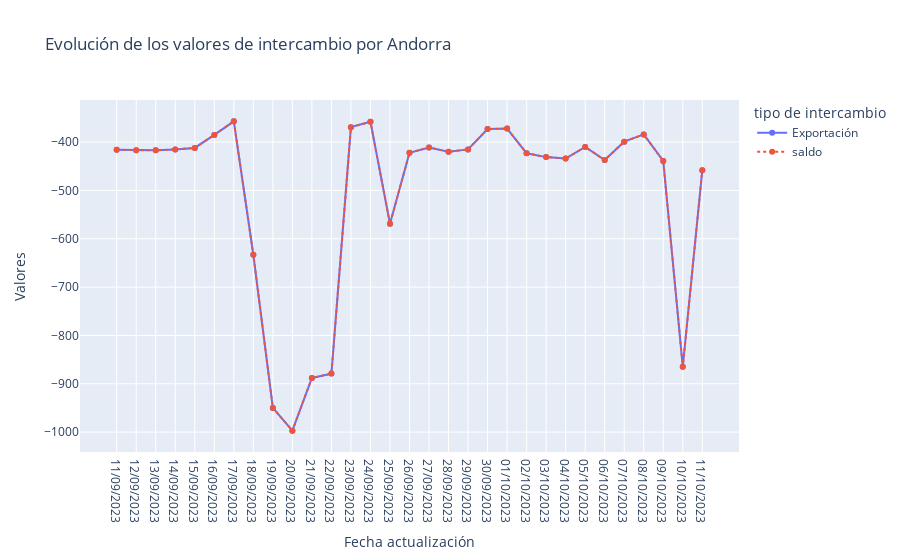

Notebook source saved alongside this figure:
### Code cell
fig = px.line(df_intercambio[df_intercambio['nombre'] == 'Andorra'], 
              x='Fecha actualización', y='Valores', color='tipo de intercambio',
              line_group='tipo de intercambio',
              title='Evolución de los valores de intercambio por Andorra',
              markers=True,  
              line_dash='tipo de intercambio')  

fig.show()

### Figure 1 — Plotly figure (JSON) as saved in the notebook; plotly's stock layout.template omitted (floating-point values rounded to 4 significant figures)
{"data": [{"hovertemplate": "tipo de intercambio=Exportación<br>Fecha actualización=%{x}<br>Valores=%{y}<extra></extra>", "legendgroup": "Exportación", "line": {"color": "#636efa", "dash": "solid"}, "marker": {"symbol": "circle"}, "mode": "lines+markers", "name": "Exportación", "orientation": "v", "showlegend": true, "type": "scatter", "x": ["11/09/2023", "12/09/2023", "13/09/2023", "14/09/2023", "15/09/2023", "16/09/2023", "17/09/2023", "18/09/2023", "19/09/2023", "20/09/2023", "21/09/2023", "22/09/2023", "23/09/2023", "24/09/2023", "25/09/2023", "26/09/2023", "27/09/2023", "28/09/2023", "29/09/2023", "30/09/2023", "01/10/2023", "02/10/2023", "03/10/2023", "04/10/2023", "05/10/2023", "06/10/2023", "07/10/2023", "08/10/2023", "09/10/2023", "10/10/2023", "11/10/2023"], "xaxis": "x", "y": [-416, -417, -417, -415, -412, -385, -357, -633, -950, -997, -888, -879, -369, -358, -569, -422, -411, -420, -415, -373, -372, -423, -431, -434, -410, -437, -399, -384, -439, -865, -458], "yaxis": "y"}, {"hovertemplate": "tipo de intercambio=saldo<br>Fecha actualización=%{x}<br>Valores=%{y}<extra></extra>", "legendgroup": "saldo", "line": {"color": "#EF553B", "dash": "dot"}, "marker": {"symbol": "circle"}, "mode": "lines+markers", "name": "saldo", "orientation": "v", "showlegend": true, "type": "scatter", "x": ["11/09/2023", "12/09/2023", "13/09/2023", "14/09/2023", "15/09/2023", "16/09/2023", "17/09/2023", "18/09/2023", "19/09/2023", "20/09/2023", "21/09/2023", "22/09/2023", "23/09/2023", "24/09/2023", "25/09/2023", "26/09/2023", "27/09/2023", "28/09/2023", "29/09/2023", "30/09/2023", "01/10/2023", "02/10/2023", "03/10/2023", "04/10/2023", "05/10/2023", "06/10/2023", "07/10/2023", "08/10/2023", "09/10/2023", "10/10/2023", "11/10/2023"], "xaxis": "x", "y": [-416, -417, -417, -415, -412, -385, -357, -633, -950, -997, -888, -879, -369, -358, -569, -422, -411, -420, -415, -373, -372, -423, -431, -434, -410, -437, -399, -384, -439, -865, -458], "yaxis": "y"}], "layout": {"legend": {"title": {"text": "tipo de intercambio"}, "tracegroupgap": 0}, "title": {"text": "Evolución de los valores de intercambio por Andorra"}, "xaxis": {"anchor": "y", "domain": [0, 1], "title": {"text": "Fecha actualización"}}, "yaxis": {"anchor": "x", "domain": [0, 1], "title": {"text": "Valores"}}}}
